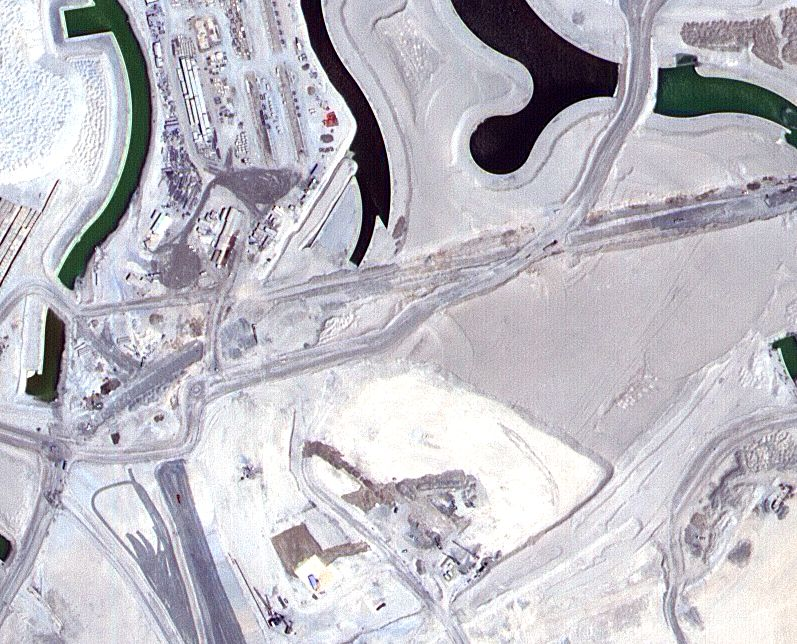
#> input picture Semantic segmentation dataset/Tile 1/images/image_part_001.jpg, 797 x 644 px; its folder holds only this picture in this run
$ python unet_dataset_validation.py
#> lines starting #> are read from the running program, lines starting #| are printed output that depends on the picture; after the words box and inside, x2 and y2 are one past the last pixel; in counts of white or black regions, pixels touching at a corner belong together
"""
UNet++ Dataset Validation Script
Validates the aerial imagery semantic segmentation dataset for building footprint extraction.
Checks correspondence, dimensions, corruptions, building pixel presence (#3C1098 / RGB: 60,16,152),
and coverage statistics.
"""

from __future__ import annotations

import json
from pathlib import Path

import matplotlib
matplotlib.use("Agg")
import matplotlib.pyplot as plt
import numpy as np
from PIL import Image, UnidentifiedImageError

BUILDING_COLOR = (60, 16, 152)
BUILDING_HEX = "#3C1098"

PROJECT_ROOT = Path(__file__).resolve().parent
VALIDATION_DIR = PROJECT_ROOT / "unet_validation_results"


def find_dataset_root(start: Path | None = None) -> Path:
    if start is None:
        start = Path(__file__).resolve().parent
    candidates = [start, *start.parents]
    for base in candidates:
        candidate = base / "Semantic segmentation dataset"
        if candidate.exists() and (candidate / "classes.json").exists():
            return candidate
    for base in candidates:
        for match in base.rglob("Semantic segmentation dataset"):
            if match.is_dir() and (match / "classes.json").exists():
                return match
    raise FileNotFoundError(f"Could not locate 'Semantic segmentation dataset' under {start}")


def iter_image_mask_pairs(dataset_root: Path) -> list[tuple[Path, Path, str]]:
    pairs: list[tuple[Path, Path, str]] = []
    tiles = sorted(dataset_root.glob("Tile *"), key=lambda p: p.name)
    for tile_dir in tiles:
        image_dir = tile_dir / "images"
        mask_dir = tile_dir / "masks"
        if not image_dir.exists() or not mask_dir.exists():
            continue
        for image_path in sorted(image_dir.iterdir()):
            if not image_path.is_file() or image_path.suffix.lower() not in {".jpg", ".jpeg", ".png", ".tif", ".tiff"}:
                continue
            candidates = [
                p for p in mask_dir.iterdir()
                if p.is_file() and p.stem == image_path.stem and p.suffix.lower() in {".png", ".bmp", ".tif", ".tiff", ".jpg", ".jpeg"}
            ]
            if not candidates:
                pairs.append((image_path, mask_dir / f"{image_path.stem}.png", tile_dir.name))
            else:
                pairs.append((image_path, candidates[0], tile_dir.name))
    return pairs


def compute_building_coverage(mask_np: np.ndarray) -> tuple[int, int, float]:
    total_pixels = mask_np.shape[0] * mask_np.shape[1]
    building_mask = np.all(mask_np[:, :, :3] == np.array(BUILDING_COLOR, dtype=np.uint8), axis=2)
    building_pixels = int(np.count_nonzero(building_mask))
    coverage_pct = (building_pixels / total_pixels) * 100.0 if total_pixels > 0 else 0.0
    return building_pixels, total_pixels, coverage_pct


def validate_dataset() -> dict:
    dataset_root = find_dataset_root(PROJECT_ROOT)
    image_mask_pairs = iter_image_mask_pairs(dataset_root)
    VALIDATION_DIR.mkdir(exist_ok=True, parents=True)

    summary = {
        "dataset_root": str(dataset_root),
        "total_images": len(image_mask_pairs),
        "total_masks": 0,
        "missing_masks": [],
        "dimension_mismatches": [],
        "corrupted_images": [],
        "corrupted_masks": [],
        "building_color_rgb": list(BUILDING_COLOR),
        "building_color_hex": BUILDING_HEX,
        "building_positive_images_count": 0,
        "zero_building_images_count": 0,
        "zero_building_image_names": [],
        "building_coverages_percent": [],
        "min_building_coverage_percent": 0.0,
        "max_building_coverage_percent": 0.0,
        "avg_building_coverage_percent": 0.0,
        "is_valid_for_training": False,
        "tile_breakdown": {},
    }

    total_building_pixels_all = 0
    total_pixels_all = 0

    print(f"Validating dataset at: {dataset_root}")
    print(f"Found {len(image_mask_pairs)} potential image-mask pairs across tiles.\n")

    valid_pairs_for_viz = []

    for image_path, mask_path, tile_name in image_mask_pairs:
        if tile_name not in summary["tile_breakdown"]:
            summary["tile_breakdown"][tile_name] = {"images": 0, "masks": 0, "building_pixels": 0, "total_pixels": 0}

        summary["tile_breakdown"][tile_name]["images"] += 1

        if not mask_path.exists():
            summary["missing_masks"].append(str(image_path.name))
            print(f"  [ERROR] Missing mask for: {image_path.name}")
            continue

        summary["total_masks"] += 1
        summary["tile_breakdown"][tile_name]["masks"] += 1

        try:
            with Image.open(image_path) as img:
#> img is the input picture: PIL image 797x644 RGB; mean R, G, B 190, 188, 196.2
                img_rgb = img.convert("RGB")
                img_size = img_rgb.size
#> img_size = (797, 644)
                _ = img_rgb.load()
        except (UnidentifiedImageError, OSError, Exception) as e:
            summary["corrupted_images"].append({"file": str(image_path), "error": str(e)})
            print(f"  [ERROR] Corrupted image: {image_path.name}: {e}")
            continue

        try:
            with Image.open(mask_path) as msk:
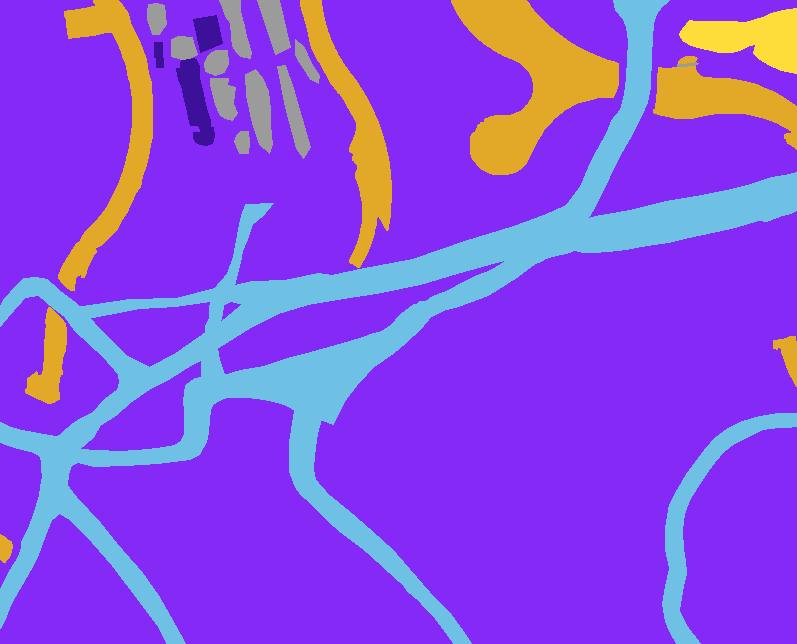
#> input picture Semantic segmentation dataset/Tile 1/masks/image_part_001.png, 797 x 644 px
#> msk is the input picture: PIL image 797x644 RGB; mean R, G, B 136.6, 74.9, 225.3
                msk_rgb = msk.convert("RGB")
                msk_size = msk_rgb.size
#> msk_size = (797, 644)
                _ = msk_rgb.load()
        except (UnidentifiedImageError, OSError, Exception) as e:
            summary["corrupted_masks"].append({"file": str(mask_path), "error": str(e)})
            print(f"  [ERROR] Corrupted mask: {mask_path.name}: {e}")
            continue

        if img_size != msk_size:
            summary["dimension_mismatches"].append({
                "image": str(image_path.name),
                "image_size": list(img_size),
                "mask_size": list(msk_size),
            })
            print(f"  [ERROR] Dimension mismatch: {image_path.name} (img: {img_size}, msk: {msk_size})")
            continue

        mask_np = np.array(msk_rgb)
        b_pixels, t_pixels, cov_pct = compute_building_coverage(mask_np)
#> in compute_building_coverage, `building_mask = np.all(mask_np[:, :, :3] == np.array(BUILDING_COLOR, d..`:
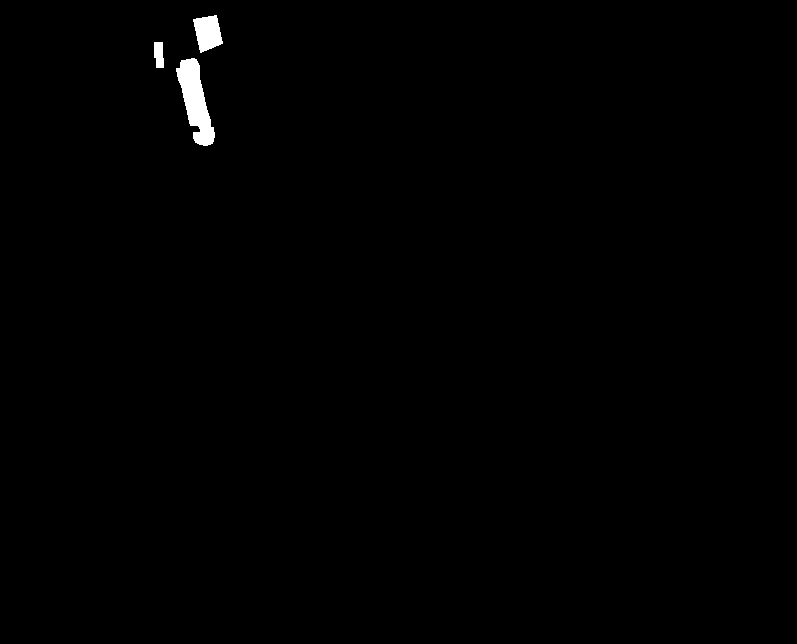
#> building_mask: shape (644, 797) bool; 0.54% white; 3 white regions, box (x1, y1, x2, y2) and area: (176, 58, 215, 146) 1773, (193, 15, 223, 53) 782, (154, 42, 164, 68) 224
#> in compute_building_coverage, `building_pixels = int(np.count_nonzero(building_mask))`: building_pixels = 2779
#> in compute_building_coverage, `coverage_pct = (building_pixels / total_pixels) * 100.0 if total_pixel..`: coverage_pct = 0.541
#> b_pixels = 2779; t_pixels = 513268; cov_pct = 0.541

        total_building_pixels_all += b_pixels
#> total_building_pixels_all = 2779
        total_pixels_all += t_pixels
#> total_pixels_all = 513268
        summary["building_coverages_percent"].append(cov_pct)
        summary["tile_breakdown"][tile_name]["building_pixels"] += b_pixels
        summary["tile_breakdown"][tile_name]["total_pixels"] += t_pixels

        if b_pixels > 0:
            summary["building_positive_images_count"] += 1
            if len(valid_pairs_for_viz) < 5:
                valid_pairs_for_viz.append((image_path, mask_path, tile_name, cov_pct))
        else:
            summary["zero_building_images_count"] += 1
            summary["zero_building_image_names"].append(f"{tile_name}/{image_path.name}")

    if summary["building_coverages_percent"]:
        summary["min_building_coverage_percent"] = round(float(np.min(summary["building_coverages_percent"])), 4)
        summary["max_building_coverage_percent"] = round(float(np.max(summary["building_coverages_percent"])), 4)
        summary["avg_building_coverage_percent"] = round(float(np.mean(summary["building_coverages_percent"])), 4)
        summary["dataset_wide_building_pixel_ratio_percent"] = round(
            (total_building_pixels_all / total_pixels_all) * 100.0 if total_pixels_all > 0 else 0.0, 4
        )

    for t_name, t_data in summary["tile_breakdown"].items():
        tp = t_data["total_pixels"]
        bp = t_data["building_pixels"]
        t_data["building_coverage_percent"] = round((bp / tp) * 100.0 if tp > 0 else 0.0, 4)
#> this loop made 1 pass
#> (t_name, tp, bp) on pass 1: ('Tile 1', 513268, 2779)

    is_valid = (
        summary["total_images"] > 0
        and len(summary["missing_masks"]) == 0
        and len(summary["dimension_mismatches"]) == 0
        and len(summary["corrupted_images"]) == 0
        and len(summary["corrupted_masks"]) == 0
        and summary["building_positive_images_count"] > 0
    )
#> is_valid = True
    summary["is_valid_for_training"] = is_valid

    with (VALIDATION_DIR / "dataset_validation_summary.json").open("w", encoding="utf-8") as f:
        json.dump(summary, f, indent=2)

    status_str = "PASSED - VALID FOR TRAINING" if is_valid else "FAILED - DATASET ISSUES DETECTED"
#> status_str = 'PASSED - VALID FOR TRAINING'
    txt_path = VALIDATION_DIR / "dataset_validation_summary.txt"
    with txt_path.open("w", encoding="utf-8") as f:
        f.write("=" * 60 + "\n")
        f.write("UNET++ DATASET VALIDATION SUMMARY REPORT\n")
        f.write("=" * 60 + "\n\n")
        f.write(f"Dataset Location: {summary['dataset_root']}\n")
        f.write(f"Total Aerial Images: {summary['total_images']}\n")
        f.write(f"Total Segmentation Masks: {summary['total_masks']}\n")
        f.write(f"Missing Masks: {len(summary['missing_masks'])}\n")
        f.write(f"Dimension Mismatches: {len(summary['dimension_mismatches'])}\n")
        f.write(f"Corrupted Images: {len(summary['corrupted_images'])}\n")
        f.write(f"Corrupted Masks: {len(summary['corrupted_masks'])}\n")
        f.write("-" * 60 + "\n")
        f.write(f"Target Building Color: RGB {BUILDING_COLOR} (HEX {BUILDING_HEX})\n")
        f.write(f"Images with Building Pixels: {summary['building_positive_images_count']}\n")
        f.write(f"Images with Zero Building Pixels: {summary['zero_building_images_count']}\n")
        f.write(f"Minimum Building Coverage: {summary['min_building_coverage_percent']}%\n")
        f.write(f"Maximum Building Coverage: {summary['max_building_coverage_percent']}%\n")
        f.write(f"Average Building Coverage: {summary['avg_building_coverage_percent']}%\n")
        f.write(f"Dataset-wide Building Pixel Ratio: {summary.get('dataset_wide_building_pixel_ratio_percent', 0.0)}%\n")
        f.write("-" * 60 + "\n")
        f.write("Tile Breakdown:\n")
        for t_name, t_data in sorted(summary["tile_breakdown"].items()):
            f.write(f"  - {t_name}: {t_data['images']} images, {t_data['masks']} masks, {t_data['building_coverage_percent']}% building coverage\n")
#> this loop made 1 pass
#> t_name on pass 1: 'Tile 1'
        f.write("-" * 60 + "\n")
        if summary["zero_building_images_count"] > 0:
            f.write("Zero-building images list:\n")
            for name in summary["zero_building_image_names"]:
                f.write(f"  * {name}\n")
            f.write("-" * 60 + "\n")
        f.write(f"Validation Status: {status_str}\n")

    print("Generating validation overlay visualizations...")
    for idx, (img_p, msk_p, tile_n, cov_p) in enumerate(valid_pairs_for_viz, start=1):
        with Image.open(img_p) as im, Image.open(msk_p) as mk:
            img_arr = np.array(im.convert("RGB"))
            msk_arr = np.array(mk.convert("RGB"))

        b_mask = np.all(msk_arr[:, :, :3] == np.array(BUILDING_COLOR, dtype=np.uint8), axis=2)
        overlay = img_arr.copy()
        overlay[b_mask] = (0.5 * overlay[b_mask] + 0.5 * np.array([0, 255, 255])).astype(np.uint8)
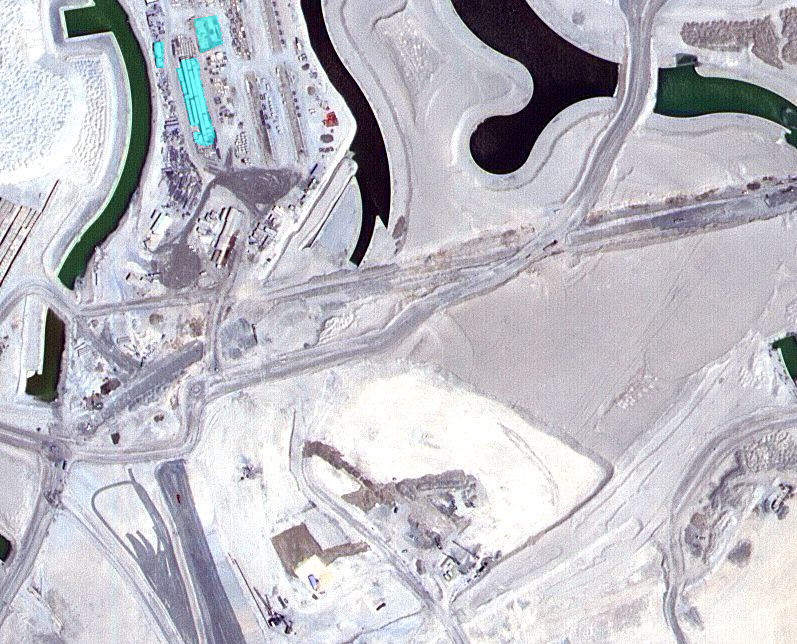
#> overlay: shape (644, 797, 3); 0.54% of pixels changed, all inside (x1, y1, x2, y2) = (154, 15, 223, 146)

        fig, axs = plt.subplots(1, 4, figsize=(18, 5))
        axs[0].imshow(img_arr)
        axs[0].set_title(f"Original Image ({img_p.name})")
        axs[0].axis("off")

        axs[1].imshow(msk_arr)
        axs[1].set_title("Original Multi-class RGB Mask")
        axs[1].axis("off")

        axs[2].imshow(b_mask, cmap="gray")
        axs[2].set_title(f"Extracted Building Mask ({cov_p:.2f}%)")
        axs[2].axis("off")

        axs[3].imshow(overlay)
        axs[3].set_title("Building Mask Overlay")
        axs[3].axis("off")

        fig.suptitle(f"Dataset Validation Sample {idx} [{tile_n}] - Building Coverage: {cov_p:.2f}%", fontsize=14)
        fig.tight_layout()
        out_fig_path = VALIDATION_DIR / f"validation_sample_{idx}_{img_p.stem}.png"
        fig.savefig(out_fig_path, dpi=120)
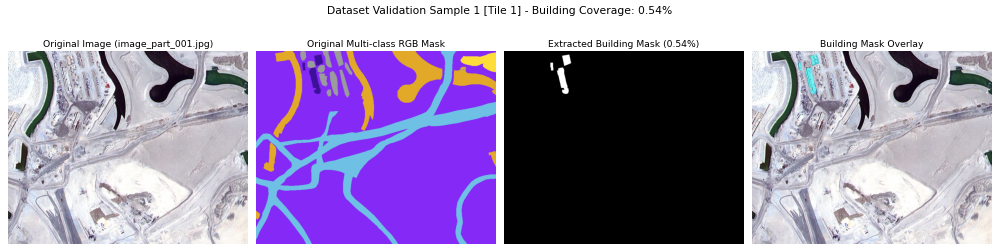
#> figure drawn by matplotlib, 4 panels
        plt.close(fig)

    print(f"\nValidation complete. Summary written to: {txt_path}")
    print(f"Validation status: {'PASSED' if is_valid else 'FAILED'}")
#| Validation status: PASSED
    return summary


if __name__ == "__main__":
    summary = validate_dataset()
#> summary = 19 items
    if not summary["is_valid_for_training"]:
        print("ERROR: Dataset validation failed! Review errors above.")
        exit(1)
    else:
        print("SUCCESS: All 72 images and masks validated perfectly.")
